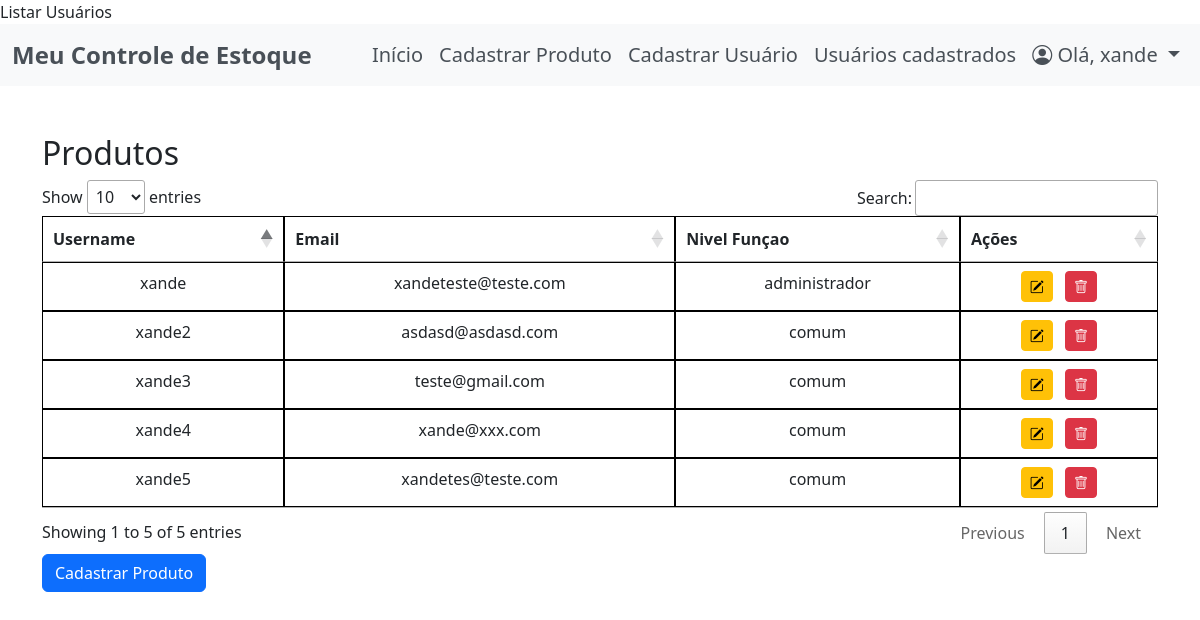
The app's page /listar_usuarios/ (signed in), older data.
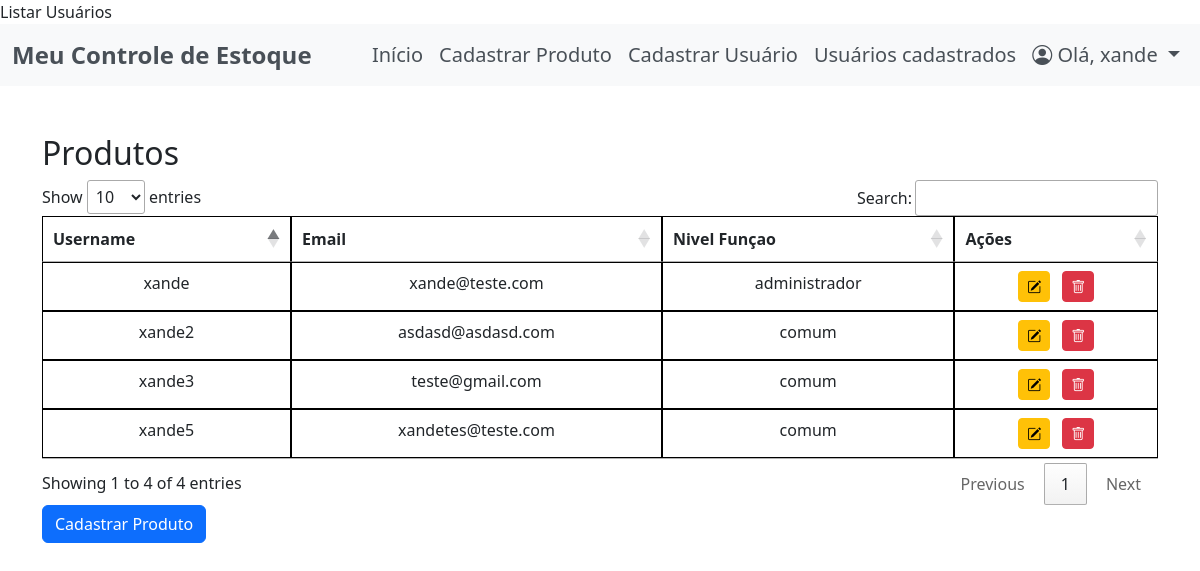
The same page, newer data.
### app/models.py (models this page shows)
class Usuario(UserMixin, db.Model):
    id = db.Column(db.Integer, primary_key=True, autoincrement=True)
    username = db.Column(db.String(100), nullable=False, unique=True)
    password = db.Column(db.String(100), nullable=False)
    confirm_password = db.Column(db.String(100), nullable=False)
    email = db.Column(db.String(100), nullable=False, unique=True)
    nivel_funcao = db.Column(db.String(15), nullable=False, default='comum')

### app/routes.py (the view)
@bp.route('/listar_usuarios/', methods=['GET', 'POST'])
def listar_usuarios():
    if current_user.nivel_funcao != 'administrador':
        abort(403)
    try:
        todos_usuarios = Usuario.query.all()
    except:
        return "<h1> Não existem usuarios cadastrados  </h1>"
    return render_template('listar_usuarios.html', todos_usuarios=todos_usuarios)

### app/__init__.py (called while the page is built)
@login_manager.user_loader
def load_user(user_id):
    from app.models import Usuario
    return Usuario.query.get(int(user_id))

### app/templates/listar_usuarios.html (shortened to what this page needs)
{% extends 'base.html' %}
{% block content %}
<div class="container mt-5">
    <h2>Produtos</h2>
    <table id="produtoTabela" class="table table-bordered">
        <thead class="thead-dark">
            <tr>
                <th>Username</th>
                <th>Email</th>
                <th>Nivel Funçao</th>
                {% if current_user.nivel_funcao != 'comum' %}
                <th>Ações</th>
                {% endif %}
            </tr>
        </thead>
        <tbody>
            {% for usuario in todos_usuarios %}
            <tr class="text-center">
                <td>{{ usuario.username }}</td>
                <td>{{ usuario.email }}</td>
                <td>{{ usuario.nivel_funcao }}</td>
                {% if current_user.nivel_funcao != 'comum' %}
                <td>
                    <a href="{{ url_for('routes.editar_usuario_comum', usuario_id=usuario.id) }}"
                        class="btn btn-sm btn-warning me-2">
                        <i class="bi bi-pencil-square"></i>
                    </a>
                    <form action="{{ url_for('routes.deletar_usuario_comum', usuario_id=usuario.id) }}" method="POST"
                        style="display:inline;">
                        <button type="submit" class="btn btn-sm btn-danger"
                            onclick="return confirm('Tem certeza que deseja excluir este usuario?');">
                            <i class="bi bi-trash"></i>
                        </button>
                    </form>
                </td>
                {% endif %}
            </tr>
            {% endfor %}
        </tbody>
    </table>
    {% if current_user.nivel_funcao != 'comum' %}
    <a href="{{ url_for('routes.cadastrar_produto') }}" class="btn btn-primary">Cadastrar Produto</a>
    {% endif %}
</div>
{% endblock %}

### app/templates/base.html (shortened to what this page needs)
<!DOCTYPE html>
<html lang="en">
<head>
    <link rel="stylesheet" href="https://cdn.datatables.net/1.13.6/css/jquery.dataTables.min.css">
    <link href="https://cdn.jsdelivr.net/npm/bootstrap@5.3.0/dist/css/bootstrap.min.css" rel="stylesheet">
    <link href="https://cdn.jsdelivr.net/npm/bootstrap-icons/font/bootstrap-icons.css" rel="stylesheet">
    <link rel="stylesheet" href="{{ url_for('static', filename='css/style.css') }}">
</head>
<body>
    {% block nav %}
    <nav class="navbar navbar-expand-lg" style="background-color: #f8f9fa;">
        <div class="container-fluid">
            <a class="navbar-brand fw-bold fs-4" href="#" style="color: #495057;">Meu Controle de Estoque</a>
            <div class="collapse navbar-collapse" id="navbarNav">
                <ul class="navbar-nav ms-auto">
                    <li class="nav-item">
                        <a class="nav-link fs-5" href="{{ url_for('routes.index') }}" style="color: #495057;">Início</a>
                    </li>
                    {% if current_user.nivel_funcao != 'comum' %}
                    <li class="nav-item">
                        <a class="nav-link fs-5" href="{{ url_for('routes.cadastrar_produto') }}" style="color: #495057;">Cadastrar Produto</a>
                    </li>
                    <li class="nav-item">
                        <a class="nav-link fs-5" href="{{ url_for('routes.registrar_usuario_comum') }}" style="color: #495057;">Cadastrar Usuário</a>
                    </li>
                    <li class="nav-item">
                        <a class="nav-link fs-5" href="{{ url_for('routes.listar_usuarios') }}" style="color: #495057;">Usuários cadastrados</a>
                    </li>
                    {% endif %}
                    <li class="nav-item dropdown">
                        <a class="nav-link dropdown-toggle fs-5" href="#" id="perfilDropdown" role="button" data-bs-toggle="dropdown" aria-expanded="false" style="color: #495057;">
                            <i class="bi bi-person-circle"></i> Olá, {{ current_user.username }}
                        </a>
                    </li>
                </ul>
            </div>
        </div>
    </nav>
    {% endblock %}
    {% block content %}
    {% endblock %}
</body>
</html>

Row changes from the older to the newer data that the page shows:
removed Usuario: username "xande4", email "xande@xxx.com", nivel_funcao "comum"
changed Usuario "xande": email "xandeteste@teste.com" → "xande@teste.com"
Text that changed along with them:
text written by a page script: "Show entries Search: Showing 1 to 5 of 5 entries Previous 1 Next" → "Show entries Search: Showing 1 to 4 of 4 entries Previous 1 Next"
